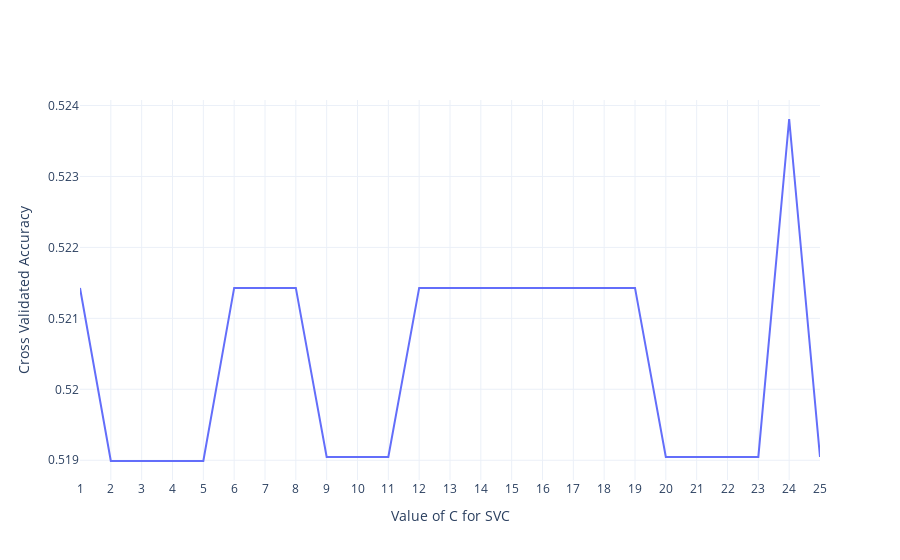

The code cell stored with this chart in its notebook:
### Code cell
print("-------------")
print("SVM")
print("-------------")
# experiment("BOW",svm)
# experiment("BIGRAM",svm)
# experiment("POS",svm)
# experiment("posbow",svm)
experiment("posbigram",svm)

### Figure 1 — Plotly figure (JSON) as saved in the notebook; plotly's stock layout.template omitted (floating-point values rounded to 4 significant figures)
{"data": [{"type": "scatter", "x": [1, 2, 3, 4, 5, 6, 7, 8, 9, 10, 11, 12, 13, 14, 15, 16, 17, 18, 19, 20, 21, 22, 23, 24, 25], "y": [0.5214, 0.519, 0.519, 0.519, 0.519, 0.5214, 0.5214, 0.5214, 0.519, 0.519, 0.519, 0.5214, 0.5214, 0.5214, 0.5214, 0.5214, 0.5214, 0.5214, 0.5214, 0.519, 0.519, 0.519, 0.519, 0.5238, 0.519]}], "layout": {"xaxis": {"dtick": 1, "title": {"text": "Value of C for SVC"}}, "yaxis": {"title": {"text": "Cross Validated Accuracy"}}}}
